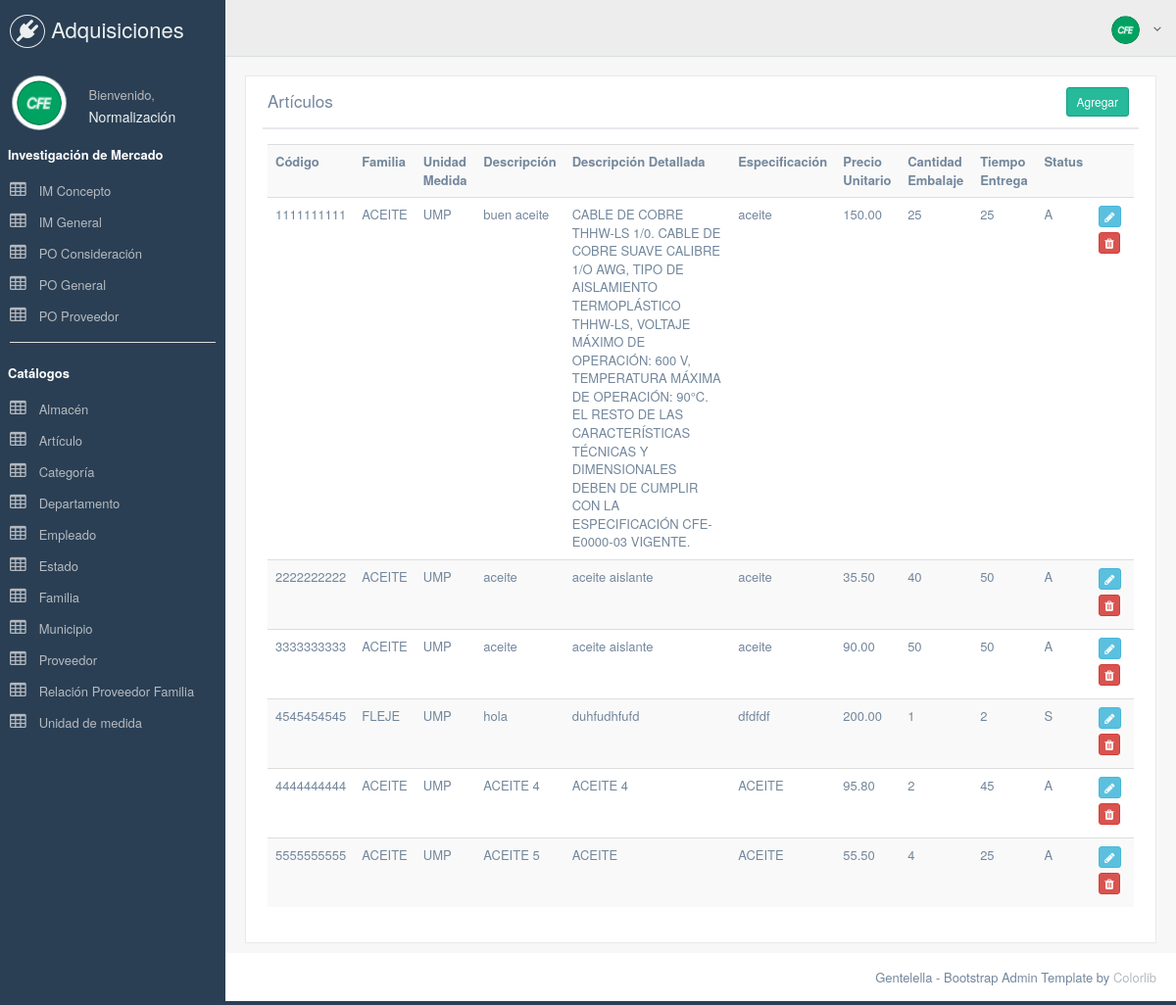
Page /index.php/articulo on the committed database.
### tables this page shows
CREATE TABLE `articulo` (
  `id` int(11) NOT NULL,
  `codigo` varchar(10) NOT NULL,
  `descripcion` varchar(150) NOT NULL,
  `idUnidadMedida` int(11) NOT NULL,
  `descripcionDetallada` varchar(500) NOT NULL,
  `especificacion` varchar(50) NOT NULL,
  `idFamilia` int(11) NOT NULL,
  `precioUnitario` decimal(15,2) NOT NULL,
  `status` char(1) NOT NULL COMMENT 'A=Activo, B=Bloqueado',
  `cantidadEmbalaje` int(15) NOT NULL COMMENT 'Cantidad por embalaje',
  `tiempoEntrega` int(11) NOT NULL COMMENT 'Cantidad de días de entrega'
);

CREATE TABLE `familia` (
  `id` int(11) NOT NULL,
  `clave` varchar(20) NOT NULL,
  `descripcion` varchar(250) NOT NULL
);

CREATE TABLE `unidadmedida` (
  `id` int(11) NOT NULL,
  `clave` varchar(3) NOT NULL,
  `descripcion` varchar(15) NOT NULL
);

### application/controllers/Articulo.php (called while the page is built, shortened)
<?php
class Articulo extends CI_Controller{
    function __construct()
    {
        $this->load->model('Articulomodel');
    }
    function index()
    {
        $data['listaarticulo'] = $this->Articulomodel->get_all_listaarticulo();
        $data['_view'] = 'articulo/index';
        $this->load->view('layouts/main',$data);
    }
}

### index.php (called while the page is built, shortened)
<?php
require_once BASEPATH.'core/CodeIgniter.php';

### application/models/Articulomodel.php (called while the page is built, shortened)
<?php
class Articulomodel extends CI_Model
{
    function get_all_listaarticulo()
    {
        $this->db->select('articulo.id, articulo.codigo, familia.clave familia, unidadmedida.clave unidadmedida, articulo.descripcion, articulo.descripcionDetallada, articulo.especificacion, articulo.precioUnitario, articulo.cantidadEmbalaje, articulo.tiempoEntrega, articulo.status');
        $this->db->from('articulo');
        $this->db->join('unidadmedida', 'articulo.idUnidadMedida = unidadmedida.id', 'inner');
        $this->db->join('familia', 'articulo.idFamilia = familia.id', 'inner');
        $query = $this->db->get();
        return $query->result_array();
    }
}

### application/views/articulo/index.php (the view)
<div class="row">
  	<div class="col-md-12 col-sm-12 col-xs-12">
        <div class="x_panel">
          	<div class="x_title">
                <h2>Artículos</h2>
                <div class="nav navbar-right">
					<a href="<?php echo site_url('articulo/add'); ?>" class="btn btn-success btn-sm">Agregar</a>
				</div>
                <div class="clearfix"></div>
          	</div>
          	<div class="x_content">
  				<table class="table table-striped">
				    <tr>
						<th>Código</th>
						<th>Familia</th>
						<th>Unidad Medida</th>
						<th>Descripción</th>
						<th>Descripción Detallada</th>
						<th>Especificación</th>
						<th>Precio Unitario</th>
						<th>Cantidad Embalaje</th>
						<th>Tiempo Entrega</th>
						<th>Status</th>
						<th></th>
				    </tr>
					<?php foreach($listaarticulo as $a){ ?>
				    <tr>
						<td><?php echo $a['codigo']; ?></td>
						<td><?php echo $a['familia']; ?></td>
						<td><?php echo $a['unidadmedida']; ?></td>
						<td><?php echo $a['descripcion']; ?></td>
						<td><?php echo $a['descripcionDetallada']; ?></td>
						<td><?php echo $a['especificacion']; ?></td>
						<td><?php echo $a['precioUnitario']; ?></td>
						<td><?php echo $a['cantidadEmbalaje']; ?></td>
						<td><?php echo $a['tiempoEntrega']; ?></td>
						<td><?php echo $a['status']; ?></td>
						<td>
				            <a href="<?php echo site_url('articulo/edit/'.$a['id']); ?>" class="btn btn-info btn-xs"><span class="fa fa-pencil"></span></a>
				            <a href="<?php echo site_url('articulo/remove/'.$a['id']); ?>" onclick="return confirm('¿Desea eliminar el artículo seleccionado?');" class="btn btn-danger btn-xs"><span class="fa fa-trash"></span></a>
				        </td>
				    </tr>
					<?php } ?>
				</table>
          	</div>
        </div>
  	</div>
</div>

### application/views/layouts/main.php (style rules this page uses)
a { color: #b6bac1; }

### rows in the picture
articulo: codigo "1111111111", idFamilia.clave "ACEITE", idUnidadMedida.clave "UMP", descripcion "buen aceite", descripcionDetallada "CABLE DE COBRE THHW-LS 1/0. CABLE DE COBRE SUAVE CALIBRE 1/O AWG, TIPO DE AISLAMIENTO TERMOPLÁSTICO THHW-LS, VOLTAJE MÁXIMO DE OPERACIÓN: 600 V, TEMPERATURA MÁXIMA DE OPERACIÓN: 90°C. EL RESTO DE LAS CARACTERÍSTICAS TÉCNICAS Y DIMENSIONALES DEBEN DE CUMPLIR CON LA ESPECIFICACIÓN CFE-E0000-03 VIGENTE.", especificacion "aceite", precioUnitario "150.00", cantidadEmbalaje "25", tiempoEntrega "25", status "A"
articulo: codigo "2222222222", idFamilia.clave "ACEITE", idUnidadMedida.clave "UMP", descripcion "aceite", descripcionDetallada "aceite aislante", especificacion "aceite", precioUnitario "35.50", cantidadEmbalaje "40", tiempoEntrega "50", status "A"
articulo: codigo "3333333333", idFamilia.clave "ACEITE", idUnidadMedida.clave "UMP", descripcion "aceite", descripcionDetallada "aceite aislante", especificacion "aceite", precioUnitario "90.00", cantidadEmbalaje "50", tiempoEntrega "50", status "A"
articulo: codigo "4545454545", idFamilia.clave "FLEJE", idUnidadMedida.clave "UMP", descripcion "hola", descripcionDetallada "duhfudhfufd", especificacion "dfdfdf", precioUnitario "200.00", cantidadEmbalaje "1", tiempoEntrega "2", status "S"
articulo: codigo "4444444444", idFamilia.clave "ACEITE", idUnidadMedida.clave "UMP", descripcion "ACEITE 4", descripcionDetallada "ACEITE 4", especificacion "ACEITE", precioUnitario "95.80", cantidadEmbalaje "2", tiempoEntrega "45", status "A"
articulo: codigo "5555555555", idFamilia.clave "ACEITE", idUnidadMedida.clave "UMP", descripcion "ACEITE 5", descripcionDetallada "ACEITE", especificacion "ACEITE", precioUnitario "55.50", cantidadEmbalaje "4", tiempoEntrega "25", status "A"
